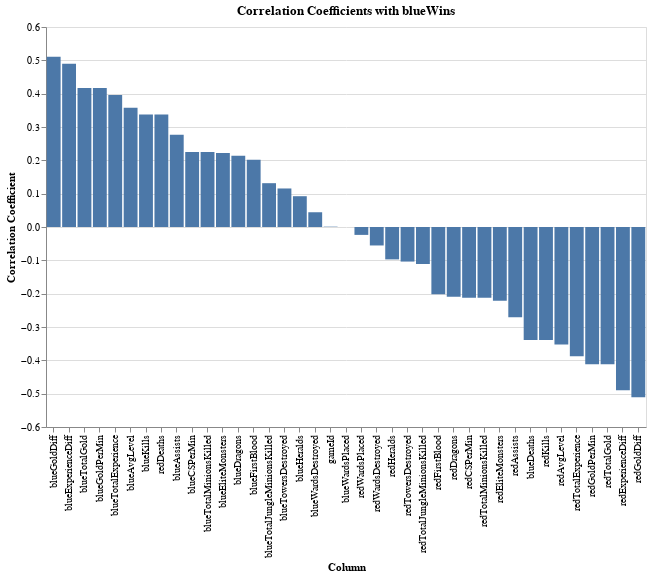

Write notebook code for a chart like this one.
### Markdown cell above
## ChatGPT correlations on blueWins
Firstly, I need to state that, I wrote none of the code in the code block below. 100% of it was copy and pasted directly from ChatGPT. My only roll in writing the code block below was prompting ChatGPT with specific things to adjust the graph so it would appear how I desired.

Using ChatGPT I wanted to see which columns has the most relevance in the blue team winning. You can also use the data found to predict relevance between the columns and the red team winning by reversing the parities of each column.

### Code cell
correlations = []
columns = df.columns  # assuming df is your dataframe

# Calculate the correlation coefficient for each column with 'blueWins'
for column in columns:
    correlation = df[column].corr(df['blueWins'])
    correlations.append(correlation)

# Create a DataFrame with the column names and correlation coefficients
data = pd.DataFrame({'Column': columns, 'Correlation Coefficient': correlations}) 

# Sort the DataFrame by correlation coefficient in descending order
data_sub = data.sort_values('Correlation Coefficient', ascending=False)
data = data_sub[data_sub['Column'] != 'blueWins']

# Create the Altair bar chart with tooltips
chart = alt.Chart(data).mark_bar().encode(
    x=alt.X('Column:N', sort='-y'),  # Sort the x-axis in descending order
    y='Correlation Coefficient:Q',
    tooltip=['Column', 'Correlation Coefficient']
).properties(
    width=600,
    height=400,
    title='Correlation Coefficients with blueWins'
)

chart

### Figure 1 — Vega-Lite specification as saved in the notebook (floating-point values rounded to 4 significant figures)
{"config": {"view": {"continuousWidth": 400, "continuousHeight": 300}}, "data": {"name": "data-7b2779f4b266b699833e6f0fd7522534"}, "mark": "bar", "encoding": {"tooltip": [{"field": "Column", "type": "nominal"}, {"field": "Correlation Coefficient", "type": "quantitative"}], "x": {"field": "Column", "sort": "-y", "type": "nominal"}, "y": {"field": "Correlation Coefficient", "type": "quantitative"}}, "height": 400, "title": "Correlation Coefficients with blueWins", "width": 600, "$schema": "https://vega.github.io/schema/vega-lite/v4.17.0.json", "datasets": {"data-7b2779f4b266b699833e6f0fd7522534": [{"Column": "blueGoldDiff", "Correlation Coefficient": 0.5111}, {"Column": "blueExperienceDiff", "Correlation Coefficient": 0.4896}, {"Column": "blueTotalGold", "Correlation Coefficient": 0.4172}, {"Column": "blueGoldPerMin", "Correlation Coefficient": 0.4172}, {"Column": "blueTotalExperience", "Correlation Coefficient": 0.3961}, {"Column": "blueAvgLevel", "Correlation Coefficient": 0.3578}, {"Column": "blueKills", "Correlation Coefficient": 0.3374}, {"Column": "redDeaths", "Correlation Coefficient": 0.3374}, {"Column": "blueAssists", "Correlation Coefficient": 0.2767}, {"Column": "blueCSPerMin", "Correlation Coefficient": 0.2249}, {"Column": "blueTotalMinionsKilled", "Correlation Coefficient": 0.2249}, {"Column": "blueEliteMonsters", "Correlation Coefficient": 0.2219}, {"Column": "blueDragons", "Correlation Coefficient": 0.2138}, {"Column": "blueFirstBlood", "Correlation Coefficient": 0.2018}, {"Column": "blueTotalJungleMinionsKilled", "Correlation Coefficient": 0.1314}, {"Column": "blueTowersDestroyed", "Correlation Coefficient": 0.1156}, {"Column": "blueHeralds", "Correlation Coefficient": 0.09238}, {"Column": "blueWardsDestroyed", "Correlation Coefficient": 0.04425}, {"Column": "gameId", "Correlation Coefficient": 0.0009851}, {"Column": "blueWardsPlaced", "Correlation Coefficient": 8.695e-05}, {"Column": "redWardsPlaced", "Correlation Coefficient": -0.02367}, {"Column": "redWardsDestroyed", "Correlation Coefficient": -0.0554}, {"Column": "redHeralds", "Correlation Coefficient": -0.09717}, {"Column": "redTowersDestroyed", "Correlation Coefficient": -0.1037}, {"Column": "redTotalJungleMinionsKilled", "Correlation Coefficient": -0.111}, {"Column": "redFirstBlood", "Correlation Coefficient": -0.2018}, {"Column": "redDragons", "Correlation Coefficient": -0.2095}, {"Column": "redCSPerMin", "Correlation Coefficient": -0.2122}, {"Column": "redTotalMinionsKilled", "Correlation Coefficient": -0.2122}, {"Column": "redEliteMonsters", "Correlation Coefficient": -0.2216}, {"Column": "redAssists", "Correlation Coefficient": -0.271}, {"Column": "blueDeaths", "Correlation Coefficient": -0.3393}, {"Column": "redKills", "Correlation Coefficient": -0.3393}, {"Column": "redAvgLevel", "Correlation Coefficient": -0.3521}, {"Column": "redTotalExperience", "Correlation Coefficient": -0.3876}, {"Column": "redGoldPerMin", "Correlation Coefficient": -0.4114}, {"Column": "redTotalGold", "Correlation Coefficient": -0.4114}, {"Column": "redExperienceDiff", "Correlation Coefficient": -0.4896}, {"Column": "redGoldDiff", "Correlation Coefficient": -0.5111}]}}
